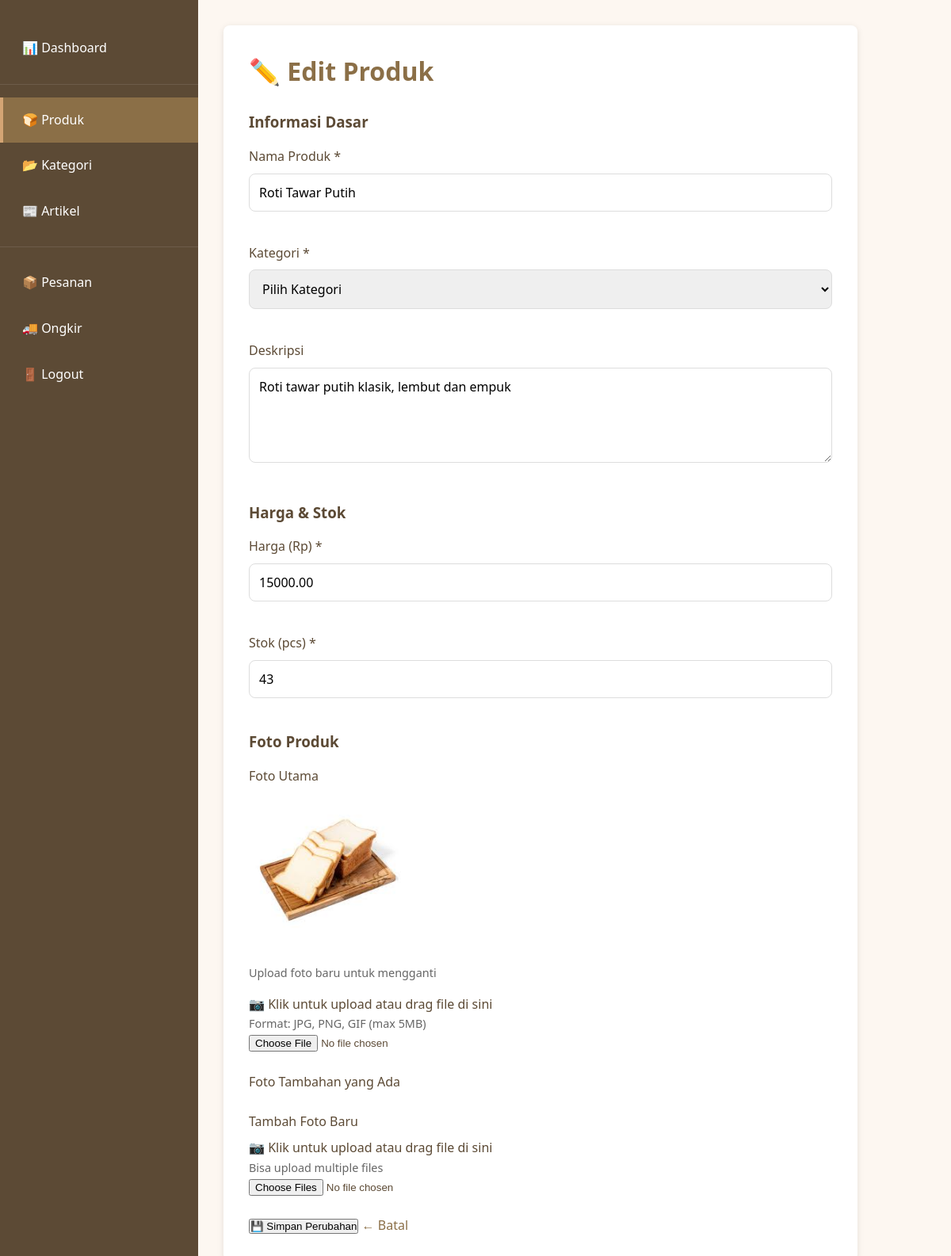
The app's page /admin/products/edit.php?id=1 (signed in) with its own data.
### tables this page shows
CREATE TABLE `products` (
  `id` int(11) NOT NULL,
  `category_id` int(11) NOT NULL,
  `nama` varchar(100) NOT NULL,
  `deskripsi` text DEFAULT NULL,
  `harga` decimal(10,2) NOT NULL,
  `stok` int(11) DEFAULT 0,
  `foto_utama` varchar(255) DEFAULT NULL,
  `created_at` timestamp NOT NULL DEFAULT current_timestamp(),
  `updated_at` timestamp NOT NULL DEFAULT current_timestamp() ON UPDATE current_timestamp()
);

### includes/functions.php (called while the page is built, shortened)
<?php
require_once __DIR__ . '/../config/database.php';
function getProductById($id) {
    global $conn;
    $query = "SELECT * FROM products WHERE id = ?";
    $stmt = $conn->prepare($query);
    $stmt->bind_param("i", $id);
    $stmt->execute();
    return $stmt->get_result()->fetch_assoc();
}
?>

### admin/products/edit.php (the view, shortened to what this page needs)
<?php
require_once __DIR__ . '/../../config/database.php';
require_once __DIR__ . '/../../includes/functions.php';
$product_id = isset($_GET['id']) ? (int)$_GET['id'] : 0;
$product = getProductById($product_id);
?>
<!DOCTYPE html>
<html lang="id">
<head>
    <link rel="stylesheet" href="<?php echo BASE_URL; ?>assets/css/style.css">
</head>
<body>
    <div style="display: flex;">
        <?php include __DIR__ . '/../includes/sidebar.php'; ?>
        <div class="admin-content">
            <div class="form-card">
                <h1>✏️ Edit Produk</h1>
                <form method="POST" enctype="multipart/form-data">
                    <div class="form-section">
                        <h3>Informasi Dasar</h3>
                        <div class="form-group">
                            <label for="nama">Nama Produk *</label>
                            <input type="text" id="nama" name="nama" value="<?php echo htmlspecialchars($product['nama']); ?>" required>
                        </div>
                        <div class="form-group">
                            <label for="category_id">Kategori *</label>
                            <select id="category_id" name="category_id" required>
                                <option value="">Pilih Kategori</option>
                            </select>
                        </div>
                        <div class="form-group">
                            <label for="deskripsi">Deskripsi</label>
                            <textarea id="deskripsi" name="deskripsi"><?php echo htmlspecialchars($product['deskripsi']); ?></textarea>
                        </div>
                    </div>
                    <div class="form-section">
                        <h3>Harga & Stok</h3>
                        <div class="form-group">
                            <label for="harga">Harga (Rp) *</label>
                            <input type="number" id="harga" name="harga" value="<?php echo $product['harga']; ?>" min="0" step="1000" required>
                        </div>
                        <div class="form-group">
                            <label for="stok">Stok (pcs) *</label>
                            <input type="number" id="stok" name="stok" value="<?php echo $product['stok']; ?>" min="0" required>
                        </div>
                    </div>
                    <div class="form-section">
                        <h3>Foto Produk</h3>
                        <div class="form-group">
                            <label for="foto_utama">Foto Utama</label>
                            <?php if ($product['foto_utama']): ?>
                            <div style="margin-bottom: 1rem;">
                                <img src="<?php echo PRODUCT_IMG_DIR . $product['foto_utama']; ?>" alt="" style="max-width: 200px; border-radius: 0.3rem;">
                                <p style="font-size: 0.9rem; color: #666; margin-top: 0.5rem;">Upload foto baru untuk mengganti</p>
                            </div>
                            <?php endif; ?>
                            <div class="image-upload" onclick="document.getElementById('foto_utama').click()">
                                <p>📷 Klik untuk upload atau drag file di sini</p>
                                <p style="color: #666; font-size: 0.9rem;">Format: JPG, PNG, GIF (max 5MB)</p>
                            </div>
                            <input type="file" id="foto_utama" name="foto_utama" accept="image/*" onchange="previewImage(this)">
                        </div>
                        <div class="form-group">
                            <label>Foto Tambahan yang Ada</label>
                        </div>
                        <div class="form-group">
                            <label for="photos">Tambah Foto Baru</label>
                            <div class="image-upload" onclick="document.getElementById('photos').click()">
                                <p>📷 Klik untuk upload atau drag file di sini</p>
                                <p style="color: #666; font-size: 0.9rem;">Bisa upload multiple files</p>
                            </div>
                            <input type="file" id="photos" name="photos[]" accept="image/*" multiple onchange="previewImages(this)">
                        </div>
                    </div>
                    <div class="form-actions">
                        <button type="submit" class="btn-submit">💾 Simpan Perubahan</button>
                        <a href="<?php echo ADMIN_URL; ?>products/" class="btn-cancel">← Batal</a>
                    </div>
                </form>
            </div>
        </div>
    </div>
</body>
</html>

### assets/css/style.css (style rules this page uses)
:root { --primary: #8B6F47; --secondary: #D4A574; --accent: #F5E6D3; --dark: #5C4A35; --light: #FDF7F1; --success: #28a745; --danger: #dc3545; --warning: #ffc107; --info: #17a2b8; }
* { margin: 0; padding: 0; box-sizing: border-box; }
html, body { height: 100%; font-family: 'Segoe UI', Tahoma, Geneva, Verdana, sans-serif; }
body { background-color: var(--light); color: var(--dark); line-height: 1.6; }
h1, h2, h3, h4, h5, h6 { color: var(--dark); margin-bottom: 1rem; font-weight: 600; }
a { color: var(--primary); text-decoration: none; transition: color 0.3s; }
input[type="text"], input[type="email"], input[type="password"], input[type="number"], input[type="date"], input[type="tel"], textarea, select { width: 100%; padding: 0.75rem; margin-bottom: 1rem; border: 1px solid #ddd; border-radius: 0.5rem; font-family: inherit; font-size: 1rem; transition: border-color 0.3s; }
textarea { resize: vertical; min-height: 120px; }
.form-group { margin-bottom: 1.5rem; }
.form-group label { display: block; margin-bottom: 0.5rem; font-weight: 500; color: var(--dark); }

### admin/products/edit.php (style rules this page uses)
.admin-content { padding: 2rem; flex: 1; }
.form-card { background: white; padding: 2rem; border-radius: 0.5rem; box-shadow: 0 2px 8px rgba(0, 0, 0, 0.1); max-width: 800px; }
.form-card h1 { margin-bottom: 1.5rem; color: var(--primary); }

### records on screen
products: nama "Roti Tawar Putih", deskripsi "Roti tawar putih klasik, lembut dan empuk", harga "15000.00", stok "43", foto_utama (picture)
